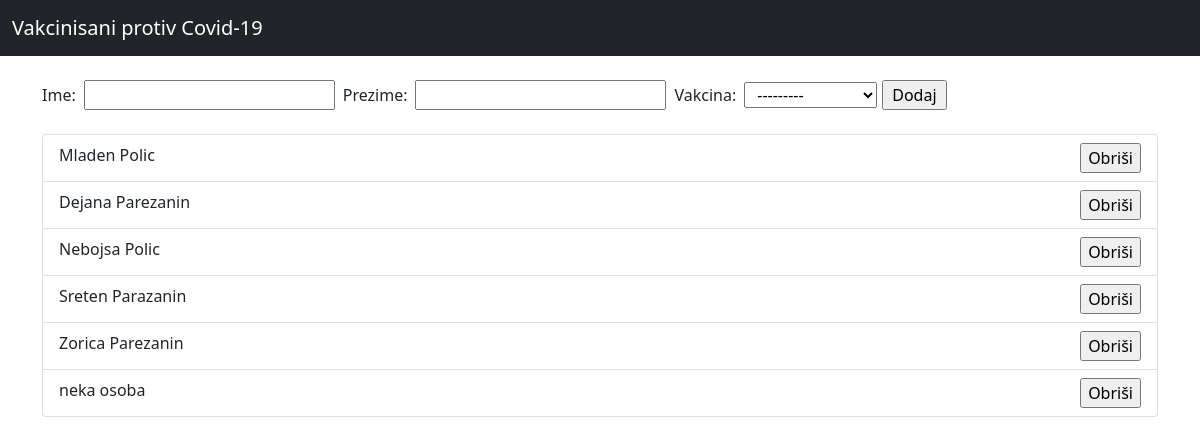
Before: / with the older database file.
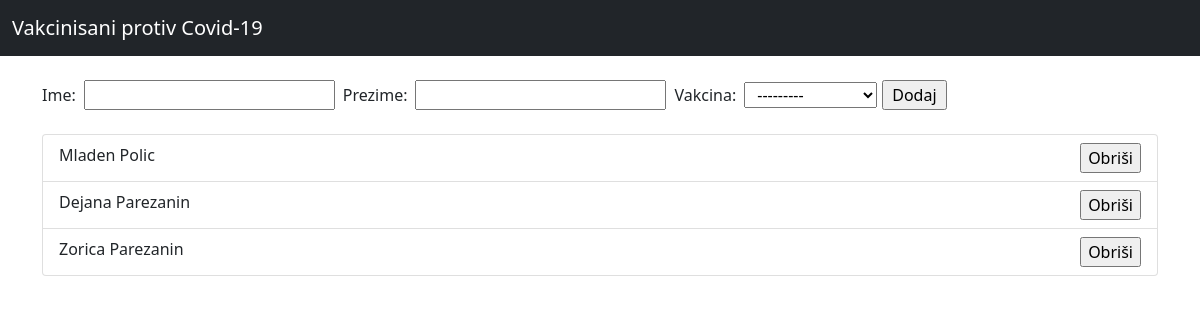
After: the same page with the newer database file.
### vakcinisani/models.py (models this page shows)
class Vakcinisan(models.Model):
    ime = models.CharField(max_length=200)
    prezime = models.CharField(max_length=200)
    vrste_vakcina = (
        ("fajzer","fajzer"),
        ("sputnjk","sputnjik"),
        ("astra zeneka","astra zeneka"),
        ("sinofarm","sinofarm"),
        ("moderna","moderna"),
    )
    vakcina = models.CharField(max_length=100, choices=vrste_vakcina)
    def __str__(self):
        return self.ime + ' ' + self.prezime

### vakcinisani/views.py (the view)
# urls.py: path('', views.index ,name='index'),
def index(request):
    kreirani = Vakcinisan.objects.all()
    form = VakcinisanForm
    if request.method == "POST":
        form = VakcinisanForm(request.POST)
        if form.is_valid():
            form.save()
        return redirect('/')
    context = {'form':form, 'kreirani':kreirani}
    return render(request, 'index.html', context)

### vakcinisani/templates/index.html (shortened to what this page needs)
{% extends 'base.html' %}
{% block content %}
<div class="container">
  <br>
  <form class="row row-cols-lg-auto g-3 align-items-center" action="" method="POST">
    {{ form }}
    <input type="submit" name="" value="Dodaj" style="margin-left:5px;">
  </form>
  <br>
  <div class="row">
    <div class="col-sm">
      <ul class="list-group">
        {% for i in kreirani %}
        <li class="list-group-item">
          {{ i }}
          <form class="float-end" action="delete/{{i.id}}" method="POST">
          <input type="submit" name="delete" value="Obriši">
          </form>
        </li>
        {% endfor %}
      </ul>
    </div>
    </div>
</div>
{% endblock %}

### vakcinisani/templates/base.html (shortened to what this page needs)
{% load static %}
<!DOCTYPE html>
<html lang="en" dir="ltr">
  <head>
    <link href="https://cdn.jsdelivr.net/npm/bootstrap@5.0.0-beta2/dist/css/bootstrap.min.css" rel="stylesheet">    <title>Vakcinisani</title>
  </head>
  <body>
    <nav class="navbar navbar-dark bg-dark">
      <div class="container-fluid">
        <a class="navbar-brand">Vakcinisani protiv Covid-19</a>
      </div>
    </nav>
        {% block content %}
        {% endblock %}
  </body>
</html>

Changed rows visible on the page:
removed Vakcinisan: ime+prezime "Nebojsa Polic"
removed Vakcinisan: ime+prezime "Sreten Parazanin"
removed Vakcinisan: ime+prezime "neka osoba"
